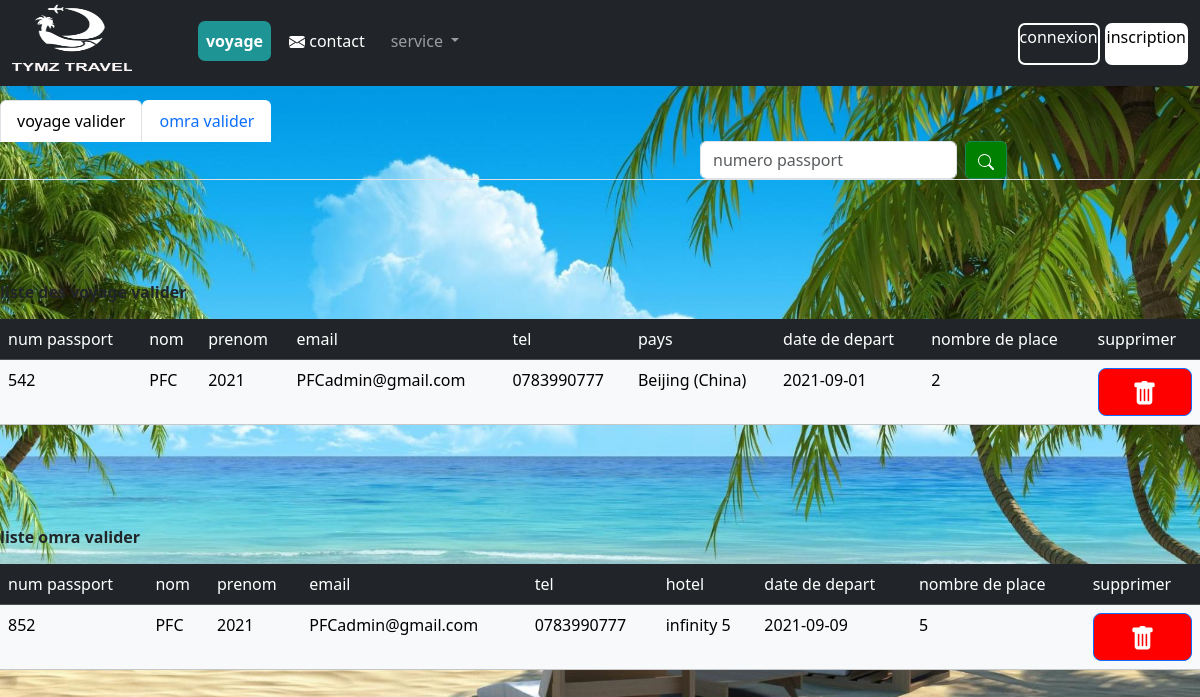
Screenshot of /html/admin/listevalidation.php with the database file from the repository.
### tables this page shows
CREATE TABLE `validatio` (
  `idper` int(6) NOT NULL,
  `idvoy` int(6) NOT NULL,
  `numpass` int(30) NOT NULL,
  `nom` varchar(50) NOT NULL,
  `prenom` varchar(25) NOT NULL,
  `email` varchar(50) NOT NULL,
  `tel` varchar(10) NOT NULL,
  `pays` varchar(40) NOT NULL,
  `dated` date NOT NULL,
  `nbrplace` int(2) NOT NULL
);

CREATE TABLE `validationomra` (
  `idper` int(6) NOT NULL,
  `idomra` int(6) NOT NULL,
  `numpass` int(25) NOT NULL,
  `nom` varchar(50) NOT NULL,
  `prenom` varchar(25) NOT NULL,
  `email` varchar(50) NOT NULL,
  `tel` varchar(10) NOT NULL,
  `hotel` varchar(40) NOT NULL,
  `dated` date NOT NULL,
  `nbrplace` int(2) NOT NULL
);

### fenctionphp/bddvalidation.php (called while the page is built, shortened)
<?php
function affichetousvalidation(){
    $bdd=bdd();
    if (isset($_POST["numpassp"])) {
        $numpass=$_POST['numpas'];
        $connexion = $bdd->prepare("SELECT * FROM validatio WHERE numpass LIKE '%$numpass%'");
        $connexion->execute();
        $afficheper = $connexion->fetchAll(PDO::FETCH_OBJ);
        return $afficheper;
    }else{
    $connexion = $bdd->prepare("SELECT * FROM validatio ORDER BY dated DESC ");
    $connexion->execute();
    $afficheper = $connexion->fetchAll(PDO::FETCH_OBJ);
    return $afficheper;
    }
}
function affichetousvalidationom(){
    $bdd=bdd();
    if (isset($_POST["numpassp"])) {
        $numpass=$_POST['numpas'];
        $connexion = $bdd->prepare("SELECT * FROM validationomra WHERE numpass LIKE '%$numpass%'");
        $connexion->execute();
        $affichepers = $connexion->fetchAll(PDO::FETCH_OBJ);
        return $affichepers;
    }else{
    $connexion = $bdd->prepare("SELECT * FROM validationomra ORDER BY dated DESC ");
    $connexion->execute();
    $affichepers = $connexion->fetchAll(PDO::FETCH_OBJ);
    return $affichepers;
    }
}
?>

### html/admin/listevalidation.php (the view, shortened to what this page needs)
<?php
include_once "../../fenctionphp/bddvalidation.php";
$validation =affichetousvalidation();
$validationom =affichetousvalidationom();
?>
<!DOCTYPE html>
<html>
<head>
    <link rel="stylesheet" type="text/css" href="../../css/modifiescss.css">
    <link rel="stylesheet" type="text/css" href="https://cdnjs.cloudflare.com/ajax/libs/font-awesome/4.7.0/css/font-awesome.min.css">
    <link href="https://cdn.jsdelivr.net/npm/bootstrap@5.0.0/dist/css/bootstrap.min.css" rel="stylesheet">
    <link href="/docs/5.0/dist/css/bootstrap.min.css" rel="stylesheet">
</head>
<body>
<?php include "header.php" ?>
<ul class="nav nav-tabs profile-tab" role="tablist" style="margin-bottom: 15px; margin-top: 100px;">
      <li class="nav-item" > <a class="nav-link active" data-toggle="tab" href="#voyage" role="tab" style="background-color: white;">voyage valider</a> </li>
      <li class="nav-item" > <a class="nav-link" data-toggle="tab" href="#omra" id="profileLink" role="tab" style="background-color: white;">omra valider</a> </li>
      <li class="nav-item">
<form class="d-flex" action="" method="POST" style="margin-left: 700px;">
<form class="d-flex" method="POST" style=" width: 300px;">
            <input class="form-control me-2" type="search" placeholder="numero passport" name="numpas" aria-label="Search">
            <button class="btn btn-outline-success" name="numpassp" id="btnxherche1" type="submit" style="background-color: green; color: white;"></button>
</form>
</form>
     </li>
</ul>
<div style="margin-top: 100px;">
<b style="margin-bottom: 30px;" id="voyage">liste des voyage valider</b><br>
<table class="table table-hover" style="margin-top: 15px;">
<tr style="width:100% ;" >
       <td class="table-dark">num passport</td>
       <td class="table-dark">nom</td>
       <td class="table-dark">prenom</td>
       <td class="table-dark">email</td>
       <td class="table-dark">tel</td>
       <td class="table-dark">pays</td>
       <td class="table-dark">date de depart</td>
       <td class="table-dark">nombre de place</td>
       <td class="table-dark">supprimer</td>
 </tr>
 <?php foreach($validation as $rese): ?>
    <form method="POST">
<tr>
<td class="table-light"><?= $rese->numpass ;?></td>
<td class="table-light"><?= $rese->nom ;?></td>
<td class="table-light"><?= $rese->prenom ;?></td>
<td class="table-light"><?= $rese->email ;?></td>
<td class="table-light"><?= $rese->tel ;?></td>
<td class="table-light"><?= $rese->pays ;?></td>
<td class="table-light"><?= $rese->dated ;?></td>
<td class="table-light"><?= $rese->nbrplace ;?></td>
<td class="table-light"><button class="w-100 btn btn-lg btn-primary" id="btncnx" type="submit" name="supp" style="background-color: red;"></button>
</td>
</tr>
<?php endforeach; ?>
</table>
</div>
<div style="margin-top: 100px;">
<b style="margin-bottom: 30px;" id="omra">liste omra valider</b><br>
<table class="table table-hover" style="margin-top: 15px;">
<tr style="width:100% ;" >
       <td class="table-dark">num passport</td>
       <td class="table-dark">nom</td>
       <td class="table-dark">prenom</td>
       <td class="table-dark">email</td>
       <td class="table-dark">tel</td>
       <td class="table-dark">hotel</td>
       <td class="table-dark">date de depart</td>
       <td class="table-dark">nombre de place</td>
       <td class="table-dark">supprimer</td>
 </tr>
 <?php foreach($validationom as $reseom): ?>
    <form method="POST">
<tr>
<td class="table-light"><?= $reseom->numpass ;?></td>
<td class="table-light"><?= $reseom->nom ;?></td>
<td class="table-light"><?= $reseom->prenom ;?></td>
<td class="table-light"><?= $reseom->email ;?></td>
<td class="table-light"><?= $reseom->tel ;?></td>
<td class="table-light"><?= $reseom->hotel ;?></td>
<td class="table-light"><?= $reseom->dated ;?></td>
<td class="table-light"><?= $reseom->nbrplace ;?></td>
<td class="table-light"><button class="w-100 btn btn-lg btn-primary" id="btncnx" type="submit" name="suppom" style="background-color: red;"></button>
</td>
</tr>
<?php endforeach; ?>
</table>
</div>
</body>
</html>

### css/modifiescss.css (style rules this page uses)
body { margin: 0%; padding: 0%; background-image: url("../image/bod.jpg"); background-attachment: fixed; background-repeat: no-repeat; background-position: center; background-size: cover; }

### rows the page displays
validatio: numpass "542", nom "PFC", prenom "2021", email "PFCadmin@gmail.com", tel "0783990777", pays "Beijing (China)", dated "2021-09-01", nbrplace "2"
validationomra: numpass "852", nom "PFC", prenom "2021", email "PFCadmin@gmail.com", tel "0783990777", hotel "infinity 5", dated "2021-09-09", nbrplace "5"
